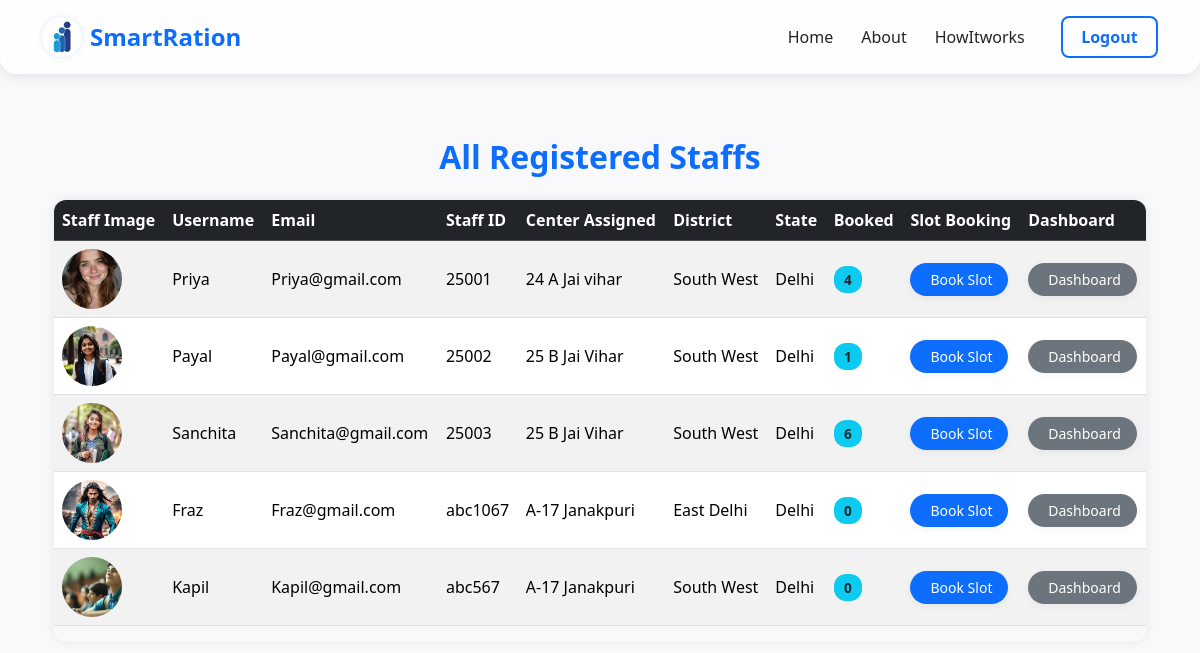
The page /allStaffList/ (signed in) on the database its author committed.
### Customer/models.py (models this page shows, shortened)
class StaffProfile(models.Model):
    user = models.OneToOneField(CustomUser, on_delete=models.CASCADE)
    staff_id = models.CharField(max_length=20, unique=True)
    center_assigned = models.CharField(max_length=100)
    district = models.CharField(max_length=100)
    state = models.CharField(max_length=100)
    image = models.ImageField(upload_to=upload_to_staff, blank=True, null=True)
    noOfTokenBooked=models.IntegerField(default=0)
    tokenUsed=models.BooleanField(default=False)

class CustomUser(AbstractUser):
    ROLE_CHOICES = (
        ('customer', 'Customer'),
        ('staff', 'Staff'),
    )
    role = models.CharField(max_length=10, choices=ROLE_CHOICES)

### Customer/views.py (the view)
# urls.py: path('allStaffList/',views.allStaffView,name="allStaffList"),
def allStaffView(request):
    staffs=StaffProfile.objects.select_related('user')
    return render(request,'Customer/allStaffList.html',locals())

### Customer/templates/Customer/allStaffList.html (shortened to what this page needs)
{% extends 'Customer/base.html' %}
{% block main-content %}
<div class="container my-5">
  <h2 class="mb-4 text-center">All Registered Staffs</h2>
  <div class="table-responsive table-container">
    <table class="table table-striped table-hover align-middle">
      <thead class="table-dark">
        <tr>
          <th scope="col">Staff Image</th>
          <th scope="col">Username</th>
          <th scope="col">Email</th>
          <th scope="col">Staff ID</th>
          <th scope="col">Center Assigned</th>
          <th scope="col">District</th>
          <th scope="col">State</th>
          <th scope="col">Booked</th>
          <th scope="col">Slot Booking</th>
          <th scope="col">Dashboard</th>
        </tr>
      </thead>
      <tbody>
        {% for Staff in staffs %}
        <tr class="staff-row">
          <td>
            {% if Staff.image %}
              <img src="{{ Staff.image.url }}" alt="Staff Image" class="rounded-circle" width="60" height="60">
            {% else %}
              <span class="text-muted">N/A</span>
            {% endif %}
          </td>
          <td>{{ Staff.user.username }}</td>
          <td>{{ Staff.user.email }}</td>
          <td>{{ Staff.staff_id }}</td>
          <td>{{ Staff.center_assigned }}</td>
          <td>{{ Staff.district }}</td>
          <td>{{ Staff.state }}</td>
          <td><span class="badge bg-info text-dark">{{ Staff.noOfTokenBooked }}</span></td>
          <td>
            <a href="{% url 'book_token' Staff.user.id %}" class="btn btn-custom btn-book btn-sm">
               Book Slot
            </a>
          </td>
          <td>
            <a href="{% url 'showStaffDashboard' Staff.user.id %}" class="btn btn-custom btn-dashboard btn-sm">
               Dashboard
            </a>
          </td>
        </tr>
        {% endfor %}
      </tbody>
    </table>
  </div>
</div>
{% endblock main-content %}

### Customer/templates/Customer/base.html (style rules this page uses)
body { font-family: 'Segoe UI', Tahoma, Geneva, Verdana, sans-serif; background: #f9f9fc; margin: 0; padding: 0; -webkit-font-smoothing: antialiased; -moz-osx-font-smoothing: grayscale; }

### Customer/templates/Customer/allStaffList.html (style rules this page uses)
.staff-row { transition: transform 0.2s ease, box-shadow 0.2s ease; cursor: pointer; }
.rounded-circle { object-fit: cover; }
.table-container { box-shadow: 0 0 12px rgba(0, 0, 0, 0.08); border-radius: 12px; overflow: hidden; }
h2 { font-weight: bold; color: #0d6efd; }
.btn-custom { border-radius: 50px; padding: 6px 16px; font-weight: 500; transition: all 0.2s ease-in-out; box-shadow: 0 2px 8px rgba(0, 0, 0, 0.05); display: inline-flex; align-items: center; }
.btn-book { background-color: #0d6efd; color: white; border: none; }
.btn-dashboard { background-color: #6c757d; color: white; border: none; }
.badge { border-radius: 12px; font-size: 0.85rem; padding: 0.5em 0.75em; }

### rows shown on the page
StaffProfile: image (picture), user.username "Priya", user.email "Priya@gmail.com", staff_id "25001", center_assigned "24 A Jai vihar", district "South West", state "Delhi", noOfTokenBooked "4"
StaffProfile: image (picture), user.username "Payal", user.email "Payal@gmail.com", staff_id "25002", center_assigned "25 B Jai Vihar", district "South West", state "Delhi", noOfTokenBooked "1"
StaffProfile: image (picture), user.username "Sanchita", user.email "Sanchita@gmail.com", staff_id "25003", center_assigned "25 B Jai Vihar", district "South West", state "Delhi", noOfTokenBooked "6"
StaffProfile: image (picture), user.username "Fraz", user.email "Fraz@gmail.com", staff_id "abc1067", center_assigned "A-17 Janakpuri", district "East Delhi", state "Delhi", noOfTokenBooked "0"
StaffProfile: image (picture), user.username "Kapil", user.email "Kapil@gmail.com", staff_id "abc567", center_assigned "A-17 Janakpuri", district "South West", state "Delhi", noOfTokenBooked "0"
